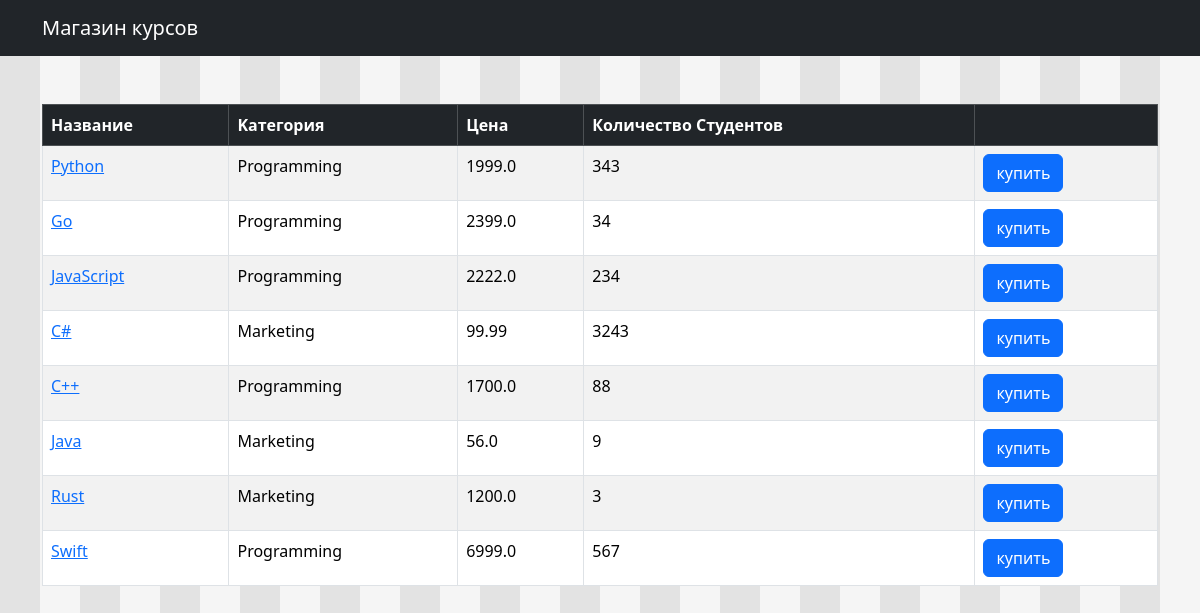
The app's page /shop/ with its own data.
### shop/models.py (models this page shows, shortened)
class Course(models.Model):
    title = models.CharField(max_length=300)
    price = models.FloatField()
    students_qty = models.IntegerField()
    reviews_qty = models.IntegerField()
    category = models.ForeignKey(Category, on_delete=models.CASCADE)
    created_at = models.DateTimeField(default=timezone.now)

class Category(models.Model):
    title = models.CharField(max_length=255)
    created_at = models.DateTimeField(default=timezone.now)
    def __str__(self):
        return self.title

### shop/views.py (the view)
# urls.py: path('', views.index, name='index'),
def index(request):
    courses = Course.objects.all()
    return render(request, 'shop/courses.html', {'courses': courses})

### shop/templates/shop/courses.html
{% extends "shop/base.html" %}
{% block content %}
<table class="table mt-5 table-bordered table-striped table-hover">
    <thead class="table-dark">
        <tr>
            <th>Название</th>
            <th>Kатегория</th>
            <th>Цена</th>
            <th>Количество Студентов</th>
            <th></th>
        </tr>
    </thead>
    <tbody>
        {% for course in courses %}
        <tr>
            <td>
                <a href={{course.id}}>{{ course.title }}</a>
            </td>
            <td>{{ course.category }}</td>
            <td>{{ course.price }}</td>
            <td>{{ course.students_qty }}</td>
            <td><button class="btn btn-primary">купить</button></td>
        </tr>
        {% endfor %}
    </tbody>
</table>
{% endblock %}

### shop/templates/shop/base.html (shortened to what this page needs)
<!DOCTYPE html>
<html lang="en">
<head>
    <link href="https://cdn.jsdelivr.net/npm/bootstrap@5.3.8/dist/css/bootstrap.min.css" rel="stylesheet"
</head>
<body style="background-color: lightgray;">
    <nav class="navbar navbar-dark bg-dark">
        <div class="container">
            <a href={% url "shop:index" %} class="navbar-brand">Магазин курсов</a>
        </div>
    </nav>
    <main class="container">
        {% block content %}
        {% endblock %}
    </main>
</html>

### shop/templates/shop/base.html (style rules this page uses)
body { background: repeating-linear-gradient( 90deg, #e3e3e3 0px, #e3e3e3 40px, #f5f5f5 40px, #f5f5f5 80px ); }

### records on screen
Course: title "Python", category "Programming", price "1999.0", students_qty "343"
Course: title "Go", category "Programming", price "2399.0", students_qty "34"
Course: title "JavaScript", category "Programming", price "2222.0", students_qty "234"
Course: title "C#", category "Marketing", price "99.99", students_qty "3243"
Course: title "C++", category "Programming", price "1700.0", students_qty "88"
Course: title "Java", category "Marketing", price "56.0", students_qty "9"
Course: title "Rust", category "Marketing", price "1200.0", students_qty "3"
Course: title "Swift", category "Programming", price "6999.0", students_qty "567"
